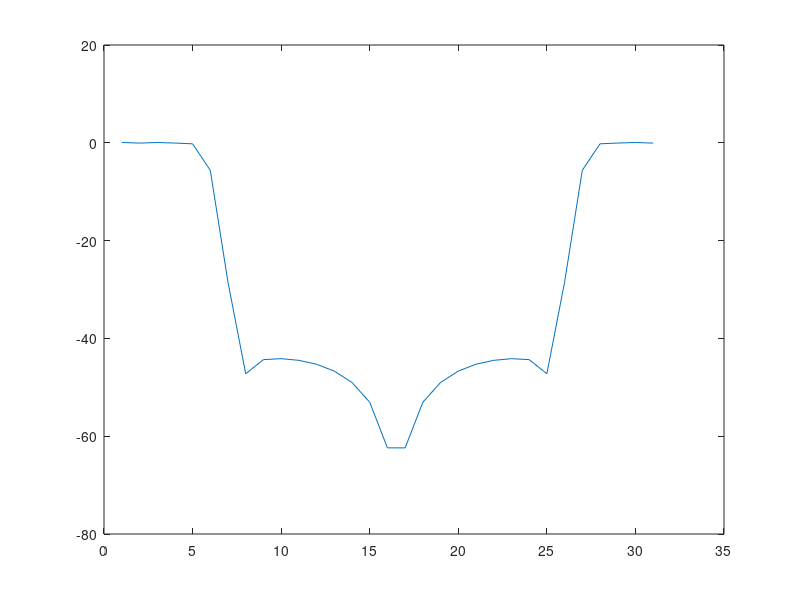

MATLAB code for this plot: (Note: this script raises an error after producing the figure.)
%% setup
sample_rate = 40000*2;
bit_rate = 1000;

mesg = [170 170 66 76 79 87 77 69];
%t_s = 0:(1/sample_rate):(0.064-1/sample_rate);
t_s = [1:length(mesg)*8*sample_rate/bit_rate-1]*1/sample_rate;
mesg_bits = dec2bin(mesg);
mesg_bits_T = transpose(mesg_bits);
sig_sample = zeros(size(t_s));
bit_sample = zeros(size(t_s));
f1_hz = 8000;
f2_hz = 12000;

%calculations
f_center_hz = mean([f1_hz,f2_hz]);
f_dev = (f2_hz-f1_hz)/2;

%% create transmit signal
for i = (1:length(t_s))
  if mesg_bits_T(round(i/(sample_rate/bit_rate)+0.5)) == '0'
    sig_sample(i) = sin(2*pi*f1_hz*t_s(i));
    bit_sample(i) = 0;
  elseif mesg_bits_T(round(i/(sample_rate/bit_rate)+0.5)) == '1'
    sig_sample(i) = sin(2*pi*f2_hz*t_s(i));
    bit_sample (i) = 1;
  end
end 


%sig_sample = sig_sample + 0.3*randn(size(t_s));

%% Generate LO

cw_sin = -sin(2*pi*f_center_hz*t_s);
cw_cos = cos(2*pi*f_center_hz*t_s);


%% Demodulate
%sig_sample = sin(2*pi*f_center_hz*t_s);

i_dat = sig_sample.*cw_cos;
q_dat = sig_sample.*cw_sin;


%i_dat = cw_cos;
%q_dat = cw_sin;

%% Create and apply filter
figure(3)
filt_f = [0,0.25,0.4,1];
filt_a = [1,1,0,0];
filt_h = firpm(30,filt_f, filt_a);
plot(20*log10(abs(fft(filt_h))))

i_dat_filt = filter(filt_h, 1, i_dat);
q_dat_filt = filter(filt_h, 1, q_dat);

%% pull frequency out of IQ data
phase = atan(q_dat_filt./i_dat_filt);


phase2 = phase;
for i = 1: length(t_s)
    if i_dat_filt(i) < 0
        phase2(i) = phase(i) + pi;
    end
end

phase2= atan2(q_dat_filt,i_dat_filt);

unwrapped_phase = unwrap(phase2);

%unwrapped_phase = conv(unwrapped_phase,ones(1,sample_rate/bit_rate));
f_dm = fmdemod(sig_sample, f_center_hz, sample_rate, f_dev);
freq_dat = diff(unwrapped_phase)*sample_rate/(2*pi);
%freq_dat = conv(freq_dat,ones(1,sample_rate/bit_rate));

figure(1)
plot(freq_dat/f_dev,'g')
%plot(q_dat,'g')
%plot(f_dm, 'b')
hold on
%plot (i_dat,'b')
plot(1*(bit_sample-0.5),'c')
%plot(unwrapped_phase/pi, 'r')

hold off
%ylim([-300,300])
xlim([0,1500])



%% Take a look at frequency domain

%plot(sig_sample(1:length(t_s)))

figure(2)
subplot(3,1,1)
fft_sig = fft(sig_sample,length(t_s));
P_fft_sig = 10*log10(fft_sig.*conj(fft_sig)/length(t_s));
f = sample_rate/length(t_s)*(0:((length(t_s)/2)-1))/1000;
plot(f,P_fft_sig(1:(length(t_s)/2)))
title('Power spectral density')
xlabel('Frequency (kHz)')
ylim([-100,50])

subplot(3,1,2)
fft_i = fft(i_dat_filt,length(t_s));
P_fft_i = 10*log10(fft_i.*conj(fft_i)/length(t_s));
f = sample_rate/length(t_s)*(0:((length(t_s)/2)-1))/1000;
plot(f,P_fft_i(1:(length(t_s)/2)))
title('Power spectral density')
xlabel('Frequency (kHz)')
ylim([-100,50])

subplot(3,1,3)
fft_q = fft(q_dat_filt,length(t_s));
P_fft_q = 10*log10(fft_q.*conj(fft_q)/length(t_s));
f = sample_rate/length(t_s)*(0:((length(t_s)/2)-1))/1000;
plot(f,P_fft_q(1:(length(t_s)/2)))
title('Power spectral density')
xlabel('Frequency (kHz)')
ylim([-100,50])

%plot(y(1:50))
%title('Time domain signal')

%X = fft(x,251);
%Pxx = X.*conj(X)/251;
%f = 1000/251*(0:127)/1000;
%plot(f,Pxx(1:128))
%title('Power spectral density')
%xlabel('Frequency (kHz)')